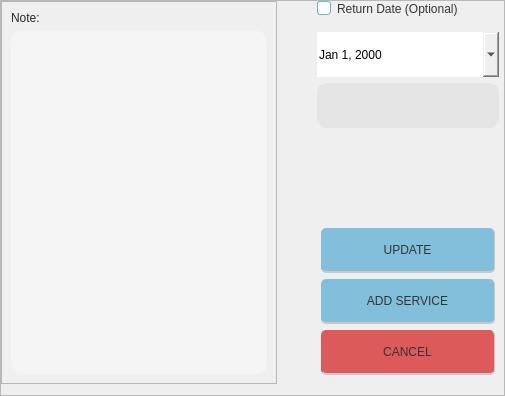
                         <widget class="QFrame" name="frame_65">
                          <property name="sizePolicy">
                           <sizepolicy hsizetype="Preferred" vsizetype="Expanding">
                            <horstretch>0</horstretch>
                            <verstretch>0</verstretch>
                           </sizepolicy>
                          </property>
                          <property name="frameShape">
                           <enum>QFrame::StyledPanel</enum>
                          </property>
                          <property name="frameShadow">
                           <enum>QFrame::Raised</enum>
                          </property>
                          <layout class="QHBoxLayout" name="horizontalLayout_62">
                           <property name="spacing">
                            <number>35</number>
                           </property>
                           <property name="leftMargin">
                            <number>0</number>
                           </property>
                           <property name="topMargin">
                            <number>0</number>
                           </property>
                           <property name="rightMargin">
                            <number>0</number>
                           </property>
                           <item>
                            <widget class="QFrame" name="addNoteFrame">
                             <property name="frameShape">
                              <enum>QFrame::StyledPanel</enum>
                             </property>
                             <property name="frameShadow">
                              <enum>QFrame::Raised</enum>
                             </property>
                             <layout class="QVBoxLayout" name="verticalLayout_57">
                              <item>
                               <widget class="QLabel" name="addNoteLabel">
                                <property name="styleSheet">
                                 <string notr="true">font: 63 12pt &quot;Montserrat SemiBold&quot;;
color:rgb(39, 39, 39);</string>
                                </property>
                                <property name="text">
                                 <string>Note:</string>
                                </property>
                               </widget>
                              </item>
                              <item>
                               <widget class="QTextEdit" name="addNoteLineEdit">
                                <property name="styleSheet">
                                 <string notr="true">QTextEdit{
    border-radius: 10px;
	font-family: &quot;Montserrat Medium&quot;;
	font-weight: 57;
	font-size:12pt;
	color:rgb(39, 39, 39);
	padding-left: 10px;
	background-color:rgb(245, 245, 245);
}
QTextEdit:focus{
    border: 1px solid rgb(235, 235, 235);
	background-color:rgb(227, 227, 227);
}
</string>
                                </property>
                                <property name="lineWrapMode">
                                 <enum>QTextEdit::WidgetWidth</enum>
                                </property>
                               </widget>
                              </item>
                             </layout>
                            </widget>
                           </item>
                           <item>
                            <widget class="QFrame" name="frame_67">
                             <property name="sizePolicy">
                              <sizepolicy hsizetype="Expanding" vsizetype="Expanding">
                               <horstretch>0</horstretch>
                               <verstretch>0</verstretch>
                              </sizepolicy>
                             </property>
                             <property name="styleSheet">
                              <string notr="true">border:none;</string>
                             </property>
                             <property name="frameShape">
                              <enum>QFrame::StyledPanel</enum>
                             </property>
                             <property name="frameShadow">
                              <enum>QFrame::Raised</enum>
                             </property>
                             <layout class="QVBoxLayout" name="verticalLayout_58">
                              <property name="leftMargin">
                               <number>0</number>
                              </property>
                              <property name="topMargin">
                               <number>0</number>
                              </property>
                              <property name="rightMargin">
                               <number>0</number>
                              </property>
                              <property name="bottomMargin">
                               <number>0</number>
                              </property>
                              <item>
                               <widget class="QFrame" name="frame_68">
                                <property name="sizePolicy">
                                 <sizepolicy hsizetype="Preferred" vsizetype="Expanding">
                                  <horstretch>0</horstretch>
                                  <verstretch>0</verstretch>
                                 </sizepolicy>
                                </property>
                                <property name="frameShape">
                                 <enum>QFrame::StyledPanel</enum>
                                </property>
                                <property name="frameShadow">
                                 <enum>QFrame::Raised</enum>
                                </property>
                                <layout class="QVBoxLayout" name="verticalLayout_59">
                                 <property name="leftMargin">
                                  <number>5</number>
                                 </property>
                                 <property name="topMargin">
                                  <number>0</number>
                                 </property>
                                 <property name="rightMargin">
                                  <number>5</number>
                                 </property>
                                 <property name="bottomMargin">
                                  <number>5</number>
                                 </property>
                                 <item>
                                  <widget class="QCheckBox" name="returnCheckBox">
                                   <property name="styleSheet">
                                    <string notr="true">QCheckBox {
    font: 63 12pt &quot;Montserrat SemiBold&quot;;
	color:rgb(52, 52, 52);
}

QCheckBox::indicator {
    width: 12px;
    height: 12px;
    border: 1px solid rgb(120, 179, 206);
	border-radius:3px;
    background-color: white;
}

QCheckBox::indicator:checked {
	background-color:rgb(120, 179, 206);
    image: url(:/Icons/Icons/checkBox.png); 
    border: 1px solid rgb(104, 104, 104);
	border-radius:3px;
}

QCheckBox::indicator:hover {
    background-color: rgb(120, 179, 206);
}
</string>
                                   </property>
                                   <property name="text">
                                    <string>Return Date (Optional)</string>
                                   </property>
                                   <property name="checkable">
                                    <bool>true</bool>
                                   </property>
                                   <property name="tristate">
                                    <bool>false</bool>
                                   </property>
                                  </widget>
                                 </item>
                                 <item>
                                  <spacer name="verticalSpacer_13">
                                   <property name="orientation">
                                    <enum>Qt::Vertical</enum>
                                   </property>
                                   <property name="sizeType">
                                    <enum>QSizePolicy::Maximum</enum>
                                   </property>
                                   <property name="sizeHint" stdset="0">
                                    <size>
                                     <width>20</width>
                                     <height>10</height>
                                    </size>
                                   </property>
                                  </spacer>
                                 </item>
                                 <item>
                                  <widget class="QDateEdit" name="returnDateEdit">
                                   <property name="enabled">
                                    <bool>true</bool>
                                   </property>
                                   <property name="sizePolicy">
                                    <sizepolicy hsizetype="Expanding" vsizetype="Expanding">
                                     <horstretch>0</horstretch>
                                     <verstretch>0</verstretch>
                                    </sizepolicy>
                                   </property>
                                   <property name="minimumSize">
                                    <size>
                                     <width>174</width>
                                     <height>45</height>
                                    </size>
                                   </property>
                                   <property name="maximumSize">
                                    <size>
                                     <width>16777215</width>
                                     <height>65</height>
                                    </size>
                                   </property>
                                   <property name="styleSheet">
                                    <string notr="true"/>
                                   </property>
                                   <property name="readOnly">
                                    <bool>true</bool>
                                   </property>
                                   <property name="displayFormat">
                                    <string>MMM d, yyyy</string>
                                   </property>
                                   <property name="calendarPopup">
                                    <bool>true</bool>
                                   </property>
                                  </widget>
                                 </item>
                                 <item>
                                  <widget class="QLineEdit" name="returnDatePlaceholder">
                                   <property name="sizePolicy">
                                    <sizepolicy hsizetype="Expanding" vsizetype="Expanding">
                                     <horstretch>0</horstretch>
                                     <verstretch>0</verstretch>
                                    </sizepolicy>
                                   </property>
                                   <property name="minimumSize">
                                    <size>
                                     <width>174</width>
                                     <height>45</height>
                                    </size>
                                   </property>
                                   <property name="maximumSize">
                                    <size>
                                     <width>16777215</width>
                                     <height>65</height>
                                    </size>
                                   </property>
                                   <property name="styleSheet">
                                    <string notr="true">QLineEdit{
    border-radius: 10px;
	font: 57 12pt &quot;Montserrat Medium&quot;;
	color:rgb(39, 39, 39);
	padding-left: 10px;
	background-color:rgb(229, 229, 229);
}</string>
                                   </property>
                                   <property name="placeholderText">
                                    <string/>
                                   </property>
                                  </widget>
                                 </item>
                                 <item>
                                  <spacer name="verticalSpacer_14">
                                   <property name="orientation">
                                    <enum>Qt::Vertical</enum>
                                   </property>
                                   <property name="sizeType">
                                    <enum>QSizePolicy::Expanding</enum>
                                   </property>
                                   <property name="sizeHint" stdset="0">
                                    <size>
                                     <width>20</width>
                                     <height>80</height>
                                    </size>
                                   </property>
                                  </spacer>
                                 </item>
                                </layout>
                               </widget>
                              </item>
                              <item alignment="Qt::AlignTop">
                               <widget class="QFrame" name="frame_66">
                                <property name="frameShape">
                                 <enum>QFrame::StyledPanel</enum>
                                </property>
                                <property name="frameShadow">
                                 <enum>QFrame::Raised</enum>
                                </property>
                                <layout class="QVBoxLayout" name="verticalLayout_60">
                                 <item>
                                  <widget class="QPushButton" name="updateServiceBtn">
                                   <property name="sizePolicy">
                                    <sizepolicy hsizetype="Expanding" vsizetype="Fixed">
                                     <horstretch>0</horstretch>
                                     <verstretch>0</verstretch>
                                    </sizepolicy>
                                   </property>
                                   <property name="minimumSize">
                                    <size>
                                     <width>174</width>
                                     <height>45</height>
                                    </size>
                                   </property>
                                   <property name="cursor">
                                    <cursorShape>PointingHandCursor</cursorShape>
                                   </property>
                                   <property name="styleSheet">
                                    <string notr="true">QPushButton{
	font: 63 15pt &quot;Montserrat SemiBold&quot;;
	color:rgb(52, 52, 52);
	background-color:rgb(129, 191, 218);
	border-radius: 5px;
	border-right:1px solid rgb(200, 200, 200);
	border-bottom:2px solid rgb(200, 200, 200);
}

QPushButton:hover{
	background-color:rgb(110, 163, 186);

}</string>
                                   </property>
                                   <property name="text">
                                    <string>UPDATE</string>
                                   </property>
                                  </widget>
                                 </item>
                                 <item>
                                  <widget class="QPushButton" name="addServiceBtn">
                                   <property name="sizePolicy">
                                    <sizepolicy hsizetype="Expanding" vsizetype="Fixed">
                                     <horstretch>0</horstretch>
                                     <verstretch>0</verstretch>
                                    </sizepolicy>
                                   </property>
                                   <property name="minimumSize">
                                    <size>
                                     <width>174</width>
                                     <height>45</height>
                                    </size>
                                   </property>
                                   <property name="cursor">
                                    <cursorShape>PointingHandCursor</cursorShape>
                                   </property>
                                   <property name="styleSheet">
                                    <string notr="true">QPushButton{
	font: 63 15pt &quot;Montserrat SemiBold&quot;;
	color:rgb(52, 52, 52);
	background-color:rgb(129, 191, 218);
	border-radius: 5px;
	border-right:1px solid rgb(200, 200, 200);
	border-bottom:2px solid rgb(200, 200, 200);
}

QPushButton:hover{
	background-color:rgb(110, 163, 186);

}</string>
                                   </property>
                                   <property name="text">
                                    <string>ADD SERVICE</string>
                                   </property>
                                  </widget>
                                 </item>
                                 <item>
                                  <widget class="QPushButton" name="cancelAddServiceBtn">
                                   <property name="minimumSize">
                                    <size>
                                     <width>174</width>
                                     <height>45</height>
                                    </size>
                                   </property>
                                   <property name="cursor">
                                    <cursorShape>PointingHandCursor</cursorShape>
                                   </property>
                                   <property name="styleSheet">
                                    <string notr="true">QPushButton{
	font: 63 15pt &quot;Montserrat SemiBold&quot;;
	color:rgb(52, 52, 52);
	background-color:	rgb(220, 90, 90);
	border-radius: 5px;
	border-right:1px solid rgb(200, 200, 200);
	border-bottom:2px solid rgb(200, 200, 200);
}

QPushButton:hover{
	background-color:rgb(180, 120, 125);

}</string>
                                   </property>
                                   <property name="text">
                                    <string>CANCEL</string>
                                   </property>
                                  </widget>
                                 </item>
                                </layout>
                               </widget>
                              </item>
                             </layout>
                            </widget>
                           </item>
                          </layout>
                         </widget>
